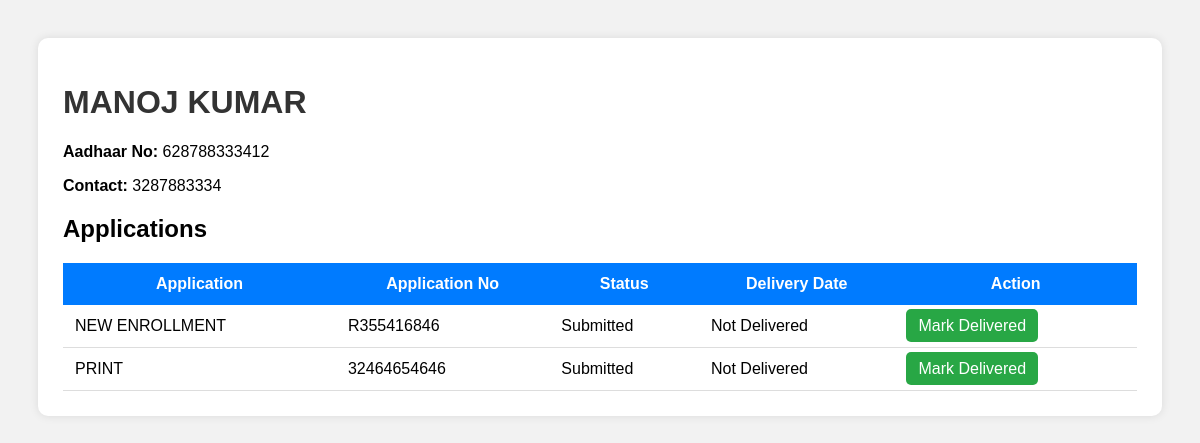
The app's page /customer/6/, older data.
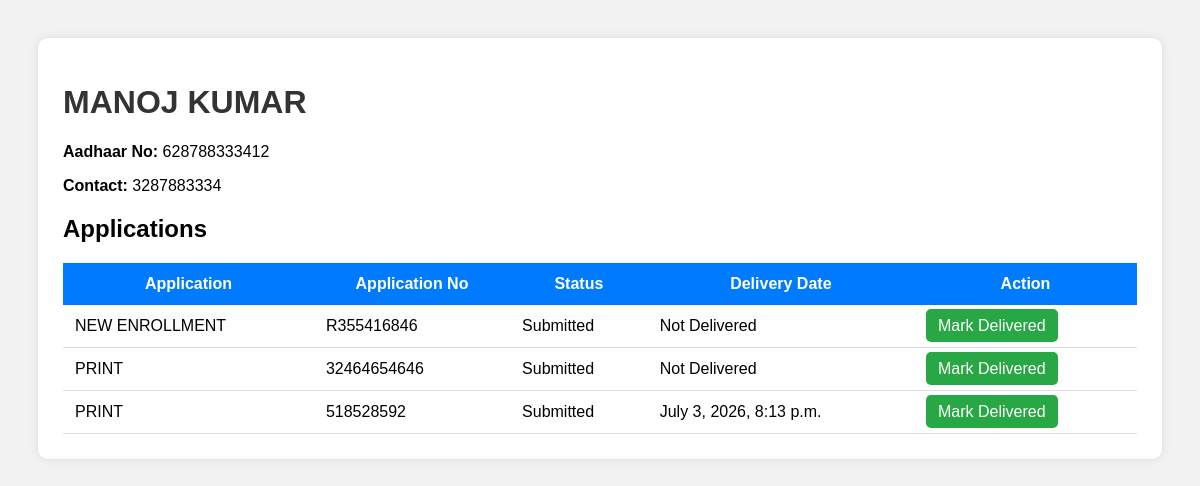
The same page, newer data.
### customers_app/models.py (models this page shows, shortened)
class Application(models.Model):
    STATUS_CHOICES = [
        ('Pending', 'Pending'),
        ('Submitted', 'Submitted'),
        ('In Process', 'In Process'),
        ('Approved', 'Approved'),
        ('Rejected', 'Rejected'),
        ('Delivered', 'Delivered'),
    ]
    PAYMENT_STATUS_CHOICES = [
        ("Unpaid", "Unpaid"),
        ("Paid", "Paid"),
    ]
    PAYMENT_MODE_CHOICES = [
        ("Cash", "Cash"),
        ("Online", "Online"),
    ]
    customer = models.ForeignKey(Customer, on_delete=models.CASCADE)
    part = models.ForeignKey(
        ApplicationPart,
        on_delete=models.SET_NULL,
        null=True,
        blank=True
    )
    sub_part = models.ForeignKey(
        ApplicationSubPart,
        on_delete=models.SET_NULL,
        null=True,
        blank=True
    )
    application_name = models.CharField(max_length=100)
    application_no = models.CharField(max_length=100)
    application_date = models.DateField()
    amount = models.DecimalField(max_digits=10, decimal_places=2, default=0)
    paid_amount = models.DecimalField(max_digits=10, decimal_places=2, default=0)
    due_amount = models.DecimalField(max_digits=10, decimal_places=2, default=0)
    payment_status = models.CharField(
        max_length=20,
        choices=PAYMENT_STATUS_CHOICES,
        default="Unpaid"
    )
    payment_mode = models.CharField(
        max_length=20,
        choices=PAYMENT_MODE_CHOICES,
        default="Cash"
    )
    payment_reference_no = models.CharField(
    max_length=50,
    unique=False,
    blank=True,
    null=True
)
    receipt_no = models.CharField(
    max_length=100,
    unique=False,
    blank=True,
    null=True
)
    razorpay_order_id = models.CharField(
        max_length=100,
        blank=True,
        null=True
    )
    razorpay_payment_id = models.CharField(
        max_length=100,
        blank=True,
        null=True
    )
    razorpay_signature = models.CharField(
        max_length=200,
        blank=True,
        null=True
    )
    status_updated_at = models.DateTimeField(auto_now=True)
    delivery_date = models.DateTimeField(null=True, blank=True)
    status = models.CharField(
        max_length=20,
        choices=STATUS_CHOICES,
        default='Pending'
    )
    remarks = models.TextField(blank=True)

### customers_app/views.py (the view)
# urls.py: path('customer/<int:customer_id>/', views.customer_detail, name='customer_detail'),
def customer_detail(request, customer_id):
    customer = get_object_or_404(Customer, id=customer_id)
    applications = Application.objects.filter(customer=customer)
    return render(request, "customer_detail.html", {
        "customer": customer,
        "applications": applications
    })

### templates/customer_detail.html (shortened to what this page needs)
<!DOCTYPE html>
<html>
<head>
</head>
<body>
<div class="container">
    <h1>{{ customer.name }}</h1>
    <div class="info">
        <p>
            <strong>Aadhaar No:</strong>
            {{ customer.aadhaar_no }}
        </p>
        <p>
            <strong>Contact:</strong>
            {{ customer.contact_no }}
        </p>
    </div>
    <h2>Applications</h2>
    <table>
        <tr>
            <th>Application</th>
            <th>Application No</th>
            <th>Status</th>
            <th>Delivery Date</th>
            <th>Action</th>
        </tr>
        {% for app in applications %}
        <tr>
            <td>{{ app.application_name }}</td>
            <td>{{ app.application_no }}</td>
            <td>{{ app.status }}</td>
            <td>
                {% if app.delivery_date %}
                    {{ app.delivery_date }}
                {% else %}
                    Not Delivered
                {% endif %}
            </td>
            <td>
                {% if app.status != 'Delivered' %}
                    <a
                        class="btn"
                        href="/update-status/{{ app.id }}/"
                    >
                        Mark Delivered
                    </a>
                {% else %}
                    <span class="delivered">
                        Delivered
                    </span>
                {% endif %}
            </td>
        </tr>
        {% empty %}
        <tr>
            <td colspan="5">
                No applications found.
            </td>
        </tr>
        {% endfor %}
    </table>
</div>
</body>
</html>

Row changes from the older to the newer data that the page shows:
added Application: application_name "PRINT", application_no "518528592", status "Submitted", delivery_date "July 3, 2026, 8:13 p.m."
